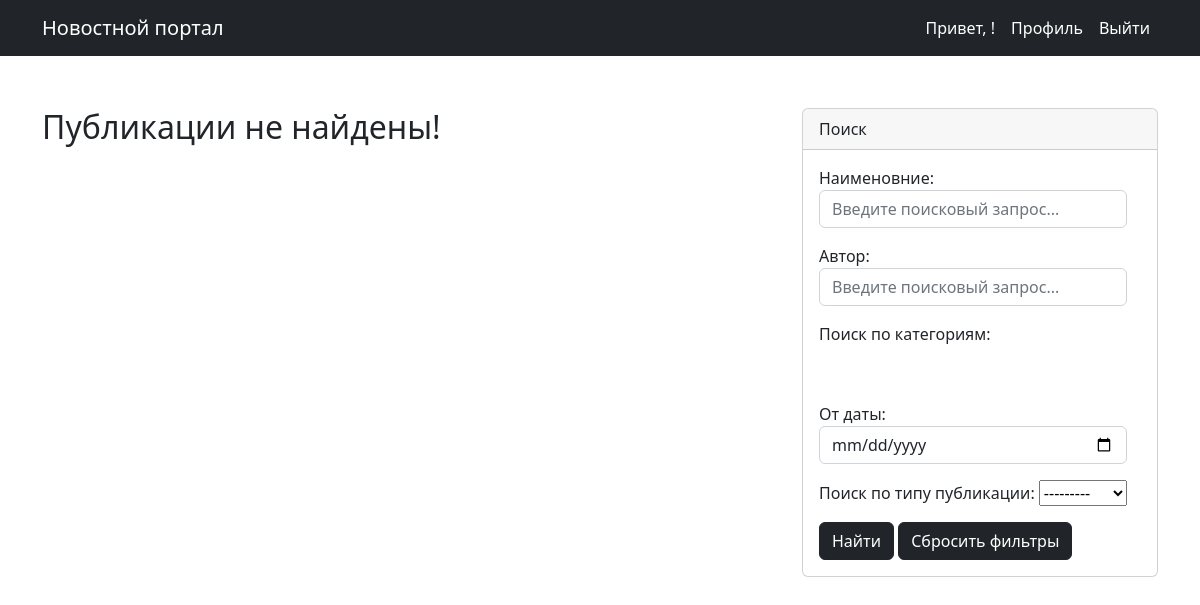
/ (signed in), run on an earlier commit of the app's database.
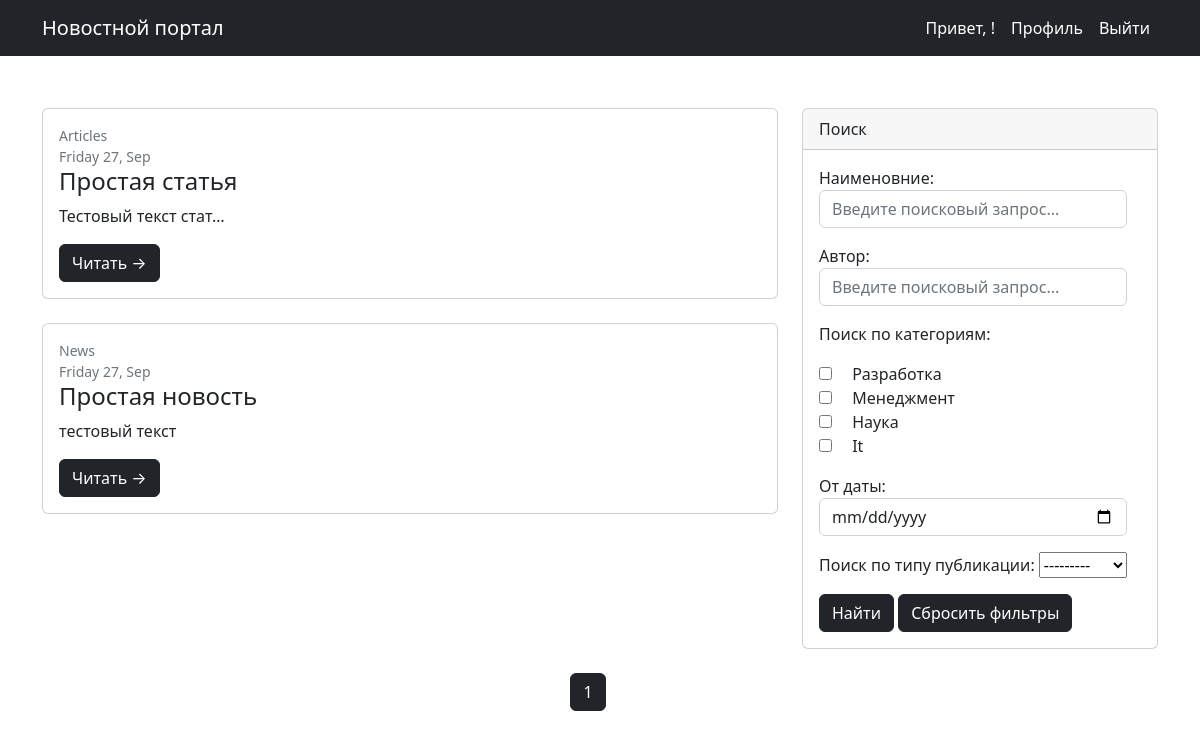
And on a later commit of the database.
### news/models.py (models this page shows, shortened)
class Post(models.Model):
    ARTICLES = 'Articles'
    NEWS = 'News'
    TYPE_POST = [
        (ARTICLES, 'Статья'),
        (NEWS, 'Новость')
    ]
    title = models.CharField(max_length=150)  # Наименование статьи (заголовок)
    publishing_date = models.DateTimeField(auto_now_add=True)  # Дата и время создания
    text = models.TextField()  # Текст статьи
    category = models.ManyToManyField(Category, through='PostCategory')  # На какую тему статья
    type_post = models.CharField(max_length=10,
                                 choices=TYPE_POST,
                                 default=ARTICLES)  # Тип публикации
    author = models.ForeignKey(Author, on_delete=models.CASCADE)  # связь между «Автором» и «Статьей».
    rating = models.FloatField(default=0)  # Популярность статьи (рейтинг)

### news/views.py (the view)
# urls.py: path('', PostList.as_view(), name='post_list'),
class PostList(LoginRequiredMixin, ListView):
    model = Post
    ordering = '-publishing_date'
    template_name = 'all_news.html'
    context_object_name = 'all_news'
    paginate_by = 10
    def get_queryset(self):
        queryset = super().get_queryset()
        self.filter_posts = PostFilter(self.request.GET, queryset)
        return self.filter_posts.qs
    def get_context_data(self, **kwargs):
        context = super().get_context_data(**kwargs)
        context['filter_posts'] = self.filter_posts
        context['user_id'] = self.request.user.id
        context['is_not_authors'] = not self.request.user.groups.filter(name='authors').exists()
        return context

### news/models.py (called while the page is built)
    def __str__(self):
        return self.name.title()

### news/templatetags/custom_filters.py (called while the page is built)
@register.filter()
def censor(text):
    for word in WORDS['words']:
        text = re.sub(f'\\b{word}\\b', f"{word[0]}{word[1:].__len__() * '*'}", text, flags=re.I)
    return text

### news/templates/all_news.html (shortened to what this page needs)
{% extends 'default.html' %}
{% load custom_filters %}
{% load custom_tags %}
{% block content %}
    <div class="col-lg-8">
        {% if all_news %}
            {% for news in all_news %}
                <div class="card mb-4">
                    <div class="card-body">
                        <div class="small text-muted">{{ news.type_post }}</div>
                        <div class="small text-muted">{{ news.publishing_date|date:'l d, M' }}</div>
                        <h2 class="card-title h4">{{ news.title|censor }}</h2>
                        <p class="card-text">{{ news.text|truncatechars:20|censor }}</p>
                        <a class="btn btn-primary" href="/news/{{ news.id }}">Читать →</a>
                    </div>
                </div>
            {% endfor %}
        {% else %}
           <h2>Публикации не найдены!</h2>
        {% endif %}
    </div>
    <div class="col-lg-4">
        <div class="card mb-4">
            <div class="card-header">Поиск</div>
            <div class="card-body">
                <div class="input-group">
                    <form action="/search" method="GET">
                        {{ filter_posts.form.as_p }}
                        <input class="btn btn-primary" type="submit" value="Найти"/>
                        <a class="btn btn-primary" role="button" href="{{ request.path }}">Сбросить фильтры</a>
                    </form>
                </div>
            </div>
        </div>
    </div>
    {% if page_obj %}
        <div class="row">
        <nav aria-label="Page navigation example">
            <ul class="pagination justify-content-center">
                <li class="page-item active" aria-current="page"><a class="page-link" href="#">{{ page_obj.number }}</a></li>
            </ul>
        </nav>
    </div>
    {% endif %}
{% endblock content %}

What changed in the data, as far as the page shows it:
added Post: type_post "Articles", publishing_date "Friday 27, Sep", title|censor "Простая статья", text|censor "Тестовый текст стат…"
added Post: type_post "News", publishing_date "Friday 27, Sep", title|censor "Простая новость", text|censor "тестовый текст"
Also different on the page:
form field category: (not shown) → "☐ ☐ ☐ ☐"
{{ page_obj.number }}: (not shown) → "1"
text no longer shown: "Наименовние: Автор: Поиск по категориям: От даты: Поиск по типу публикации: Публикации не найдены!"
text now shown: "Наименовние: Автор: Поиск по категориям: Разработка Менеджмент Наука It От даты: Поиск по типу публикации:"
